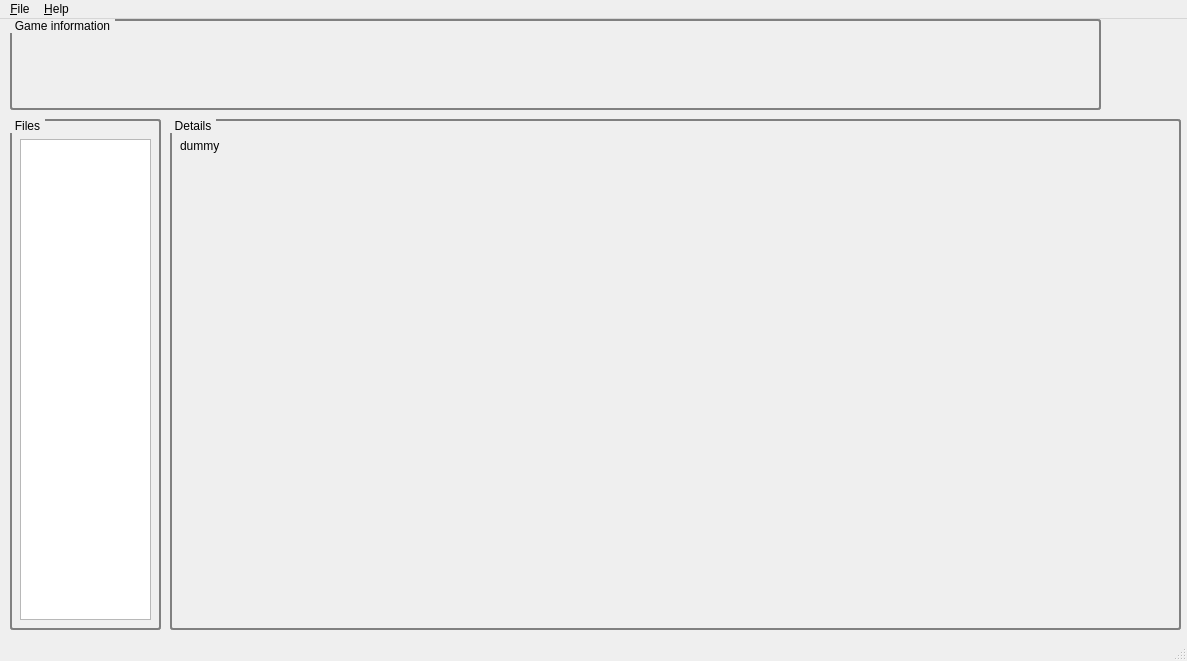
<?xml version="1.0" encoding="UTF-8"?>
<ui version="4.0">
 <class>MainWindow</class>
 <widget class="QMainWindow" name="MainWindow">
  <property name="geometry">
   <rect>
    <x>0</x>
    <y>0</y>
    <width>1187</width>
    <height>661</height>
   </rect>
  </property>
  <property name="windowTitle">
   <string>MainWindow</string>
  </property>
  <property name="styleSheet">
   <string notr="true">QGroupBox {
    background-color: qlineargradient(x1: 0, y1: 0, x2: 0, y2: 1,
                                      stop: 0 #E0E0E0, stop: 1 #FFFFFF);
    border: 2px solid gray;
    border-radius: 3px;
    margin-top: 1ex; /* leave space at the top for the title */
}

QGroupBox::title {
    subcontrol-origin: margin;
    subcontrol-position: top left; /* position at the top center */
    padding: 0 3px;
}</string>
  </property>
  <widget class="QWidget" name="centralwidget">
   <widget class="QGroupBox" name="Details">
    <property name="geometry">
     <rect>
      <x>170</x>
      <y>100</y>
      <width>1011</width>
      <height>511</height>
     </rect>
    </property>
    <property name="title">
     <string>Details</string>
    </property>
    <property name="alignment">
     <set>Qt::AlignLeading|Qt::AlignLeft|Qt::AlignVCenter</set>
    </property>
    <property name="flat">
     <bool>false</bool>
    </property>
    <property name="checkable">
     <bool>false</bool>
    </property>
    <property name="checked">
     <bool>false</bool>
    </property>
    <widget class="QLabel" name="label_Details">
     <property name="geometry">
      <rect>
       <x>10</x>
       <y>20</y>
       <width>541</width>
       <height>481</height>
      </rect>
     </property>
     <property name="text">
      <string>&lt;html&gt;&lt;head/&gt;&lt;body&gt;&lt;p&gt;dummy&lt;/p&gt;&lt;/body&gt;&lt;/html&gt;</string>
     </property>
     <property name="textFormat">
      <enum>Qt::RichText</enum>
     </property>
     <property name="alignment">
      <set>Qt::AlignLeading|Qt::AlignLeft|Qt::AlignTop</set>
     </property>
     <property name="wordWrap">
      <bool>true</bool>
     </property>
    </widget>
   </widget>
   <widget class="QGroupBox" name="Files">
    <property name="geometry">
     <rect>
      <x>10</x>
      <y>100</y>
      <width>151</width>
      <height>511</height>
     </rect>
    </property>
    <property name="title">
     <string>Files</string>
    </property>
    <widget class="QListWidget" name="listWidget">
     <property name="geometry">
      <rect>
       <x>10</x>
       <y>20</y>
       <width>131</width>
       <height>481</height>
      </rect>
     </property>
    </widget>
   </widget>
   <widget class="QGroupBox" name="GameInfo">
    <property name="geometry">
     <rect>
      <x>10</x>
      <y>0</y>
      <width>1091</width>
      <height>91</height>
     </rect>
    </property>
    <property name="title">
     <string>Game information</string>
    </property>
    <widget class="QLabel" name="label_Systeminfo">
     <property name="geometry">
      <rect>
       <x>10</x>
       <y>20</y>
       <width>1051</width>
       <height>61</height>
      </rect>
     </property>
     <property name="text">
      <string/>
     </property>
     <property name="alignment">
      <set>Qt::AlignLeading|Qt::AlignLeft|Qt::AlignTop</set>
     </property>
     <property name="wordWrap">
      <bool>true</bool>
     </property>
    </widget>
   </widget>
   <widget class="QLabel" name="label">
    <property name="geometry">
     <rect>
      <x>1100</x>
      <y>5</y>
      <width>91</width>
      <height>91</height>
     </rect>
    </property>
    <property name="text">
     <string/>
    </property>
    <property name="pixmap">
     <pixmap>../../../../../data/Projekte/XComRE/xcomre/resources/xcomre.png</pixmap>
    </property>
    <property name="scaledContents">
     <bool>true</bool>
    </property>
   </widget>
  </widget>
  <widget class="QMenuBar" name="menubar">
   <property name="geometry">
    <rect>
     <x>0</x>
     <y>0</y>
     <width>1187</width>
     <height>22</height>
    </rect>
   </property>
   <widget class="QMenu" name="menuFile">
    <property name="title">
     <string>&amp;File</string>
    </property>
    <addaction name="action_Open"/>
    <addaction name="action_Save"/>
    <addaction name="action_Exit"/>
   </widget>
   <widget class="QMenu" name="menuHelp">
    <property name="title">
     <string>&amp;Help</string>
    </property>
    <addaction name="action_Visit"/>
    <addaction name="action_About"/>
   </widget>
   <addaction name="menuFile"/>
   <addaction name="menuHelp"/>
  </widget>
  <widget class="QStatusBar" name="statusbar"/>
  <action name="action_Save">
   <property name="text">
    <string>&amp;Save a savegame</string>
   </property>
  </action>
  <action name="action_Open">
   <property name="text">
    <string>&amp;Open a savegame</string>
   </property>
  </action>
  <action name="action_Exit">
   <property name="text">
    <string>E&amp;xit</string>
   </property>
  </action>
  <action name="actionEdit_mod">
   <property name="text">
    <string>Edit mod description and credits</string>
   </property>
  </action>
  <action name="actionEdit_level_intro_text">
   <property name="text">
    <string>Edit level intro text</string>
   </property>
  </action>
  <action name="actionEdit_level_objectives">
   <property name="text">
    <string>Edit level objectives</string>
   </property>
  </action>
  <action name="actionEdit_level_messages">
   <property name="text">
    <string>Edit level messages</string>
   </property>
  </action>
  <action name="action_Visit">
   <property name="text">
    <string>Visit the GitHub repo</string>
   </property>
  </action>
  <action name="action_About">
   <property name="text">
    <string>&amp;About</string>
   </property>
   <property name="menuRole">
    <enum>QAction::TextHeuristicRole</enum>
   </property>
  </action>
 </widget>
 <resources/>
 <connections/>
</ui>
